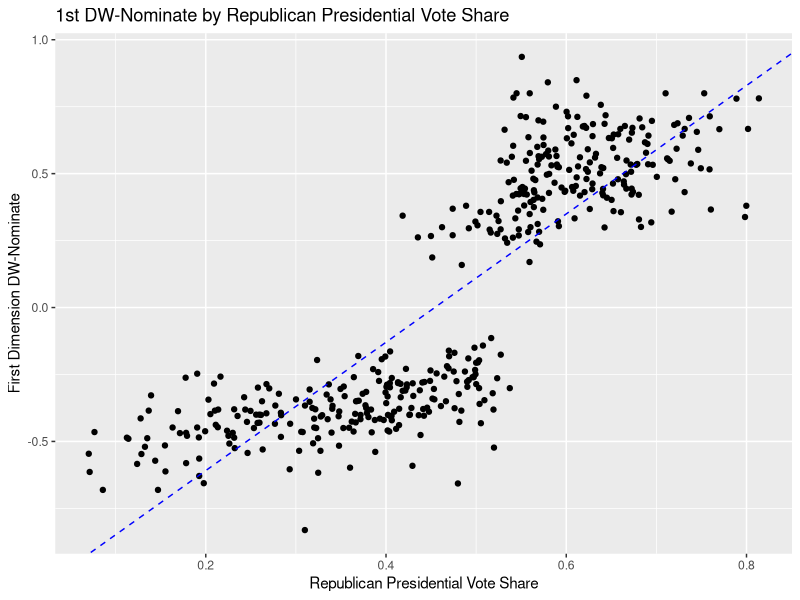
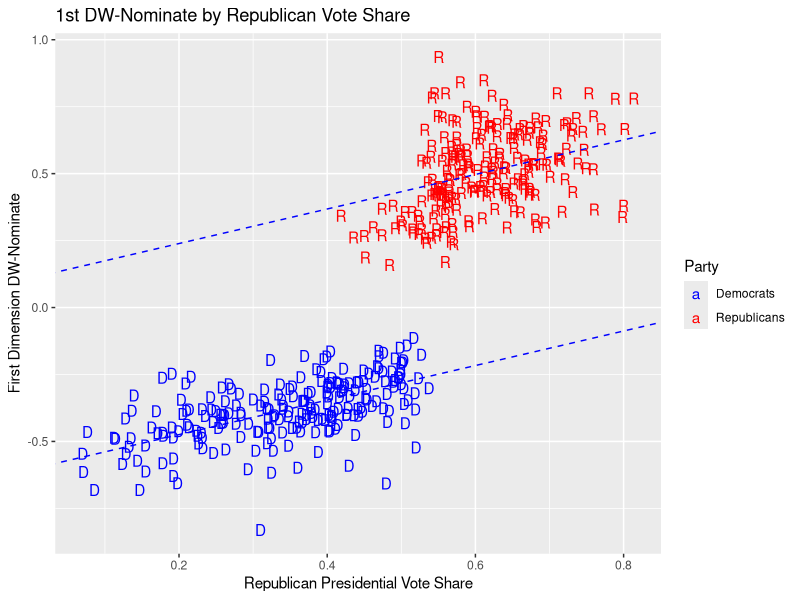

Write the R code that produced these figures, in order.
## ---- chunk 1
library(haven)
library(tidyr)
library(tidyverse)
congress <- read_dta("congress.dta")
## ---- chunk 2
congress <- congress |>
  mutate(
    republican = if_else(party_code == 200,
                         "1","0"))
congress

congress <- congress|>
  mutate(
    Rpres_1220 = ((Romney12)/(Romney12 + Obama12) + (Trump16)/(Trump16 + Clinton16) + (Trump20)/(Biden20 + Trump20))/3)

congress

#Scatterplot with regression line
mod01 <- lm(data=congress, nominate_dim1 ~ Rpres_1220)
mod01

summary(mod01)

scatterplot01_lm <- ggplot(congress) +
  geom_point(aes(x= Rpres_1220, y= nominate_dim1)) +
  labs(title="1st DW-Nominate by Republican Presidential Vote Share",
       x="Republican Presidential Vote Share",
       y="First Dimension DW-Nominate") +
  geom_abline(slope=mod01$coefficients[2], intercept = mod01$coefficients[1], 
              color="blue",
              linetype="dashed")
scatterplot01_lm
## ---- chunk 3
mod02 <- lm(data=congress, nominate_dim1~ Rpres_1220 + republican)
summary(mod02)

coef(mod02)

scatterplot03 <- ggplot(congress) +
  geom_text(aes(x=Rpres_1220, y=nominate_dim1, label= if_else(republican == 1, "R", "D"),
                color=factor(republican))) + 
  labs(title="1st DW-Nominate by Republican Vote Share",
       x="Republican Presidential Vote Share",
       y="First Dimension DW-Nominate") +
  geom_abline(intercept= mod02$coefficients[1],
          slope = mod02$coefficients[2], 
              color="blue",
              linetype="dashed") +
  geom_abline(intercept= mod02$coefficients[1] + mod02$coefficients[3],
          slope = mod02$coefficients[2],
              color="blue",
              linetype="dashed") +
  scale_color_manual(name="Party", labels=c("Democrats", "Republicans"), values=c("Blue", "Red")) 

scatterplot03
